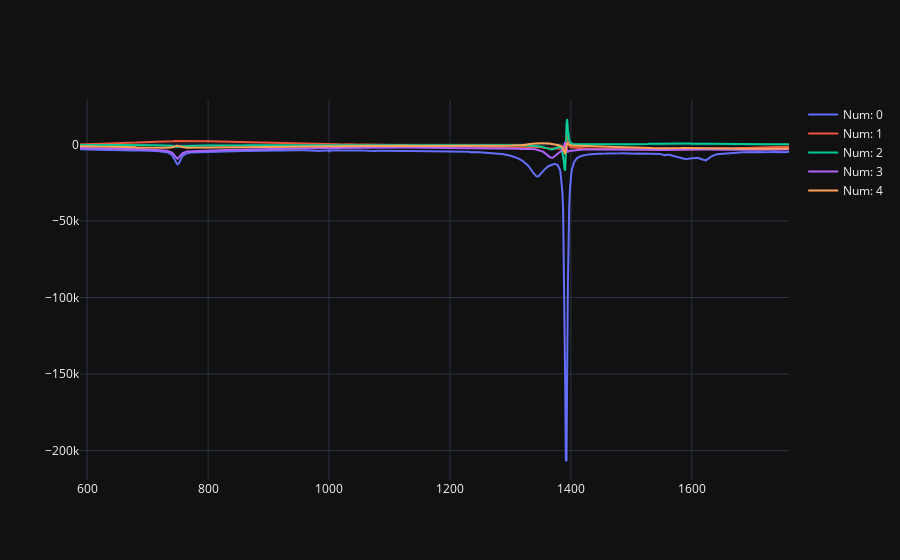

Notebook source saved alongside this figure:
### Code cell
map_a.plotBaseVectors(5)

### Figure 1 — Plotly figure (JSON) as saved in the notebook; plotly's stock layout.template omitted (floating-point values rounded to 4 significant figures; data arrays with more than 128 entries replaced by an {"elided": "..."} marker saying what was removed)
{"data": [{"mode": "lines", "name": "Num: 0", "x": {"elided": "1011 float values"}, "y": {"elided": "1011 float values"}, "type": "scatter"}, {"mode": "lines", "name": "Num: 1", "x": {"elided": "1011 float values"}, "y": {"elided": "1011 float values"}, "type": "scatter"}, {"mode": "lines", "name": "Num: 2", "x": {"elided": "1011 float values"}, "y": {"elided": "1011 float values"}, "type": "scatter"}, {"mode": "lines", "name": "Num: 3", "x": {"elided": "1011 float values"}, "y": {"elided": "1011 float values"}, "type": "scatter"}, {"mode": "lines", "name": "Num: 4", "x": {"elided": "1011 float values"}, "y": {"elided": "1011 float values"}, "type": "scatter"}], "layout": {"hovermode": "x"}}
